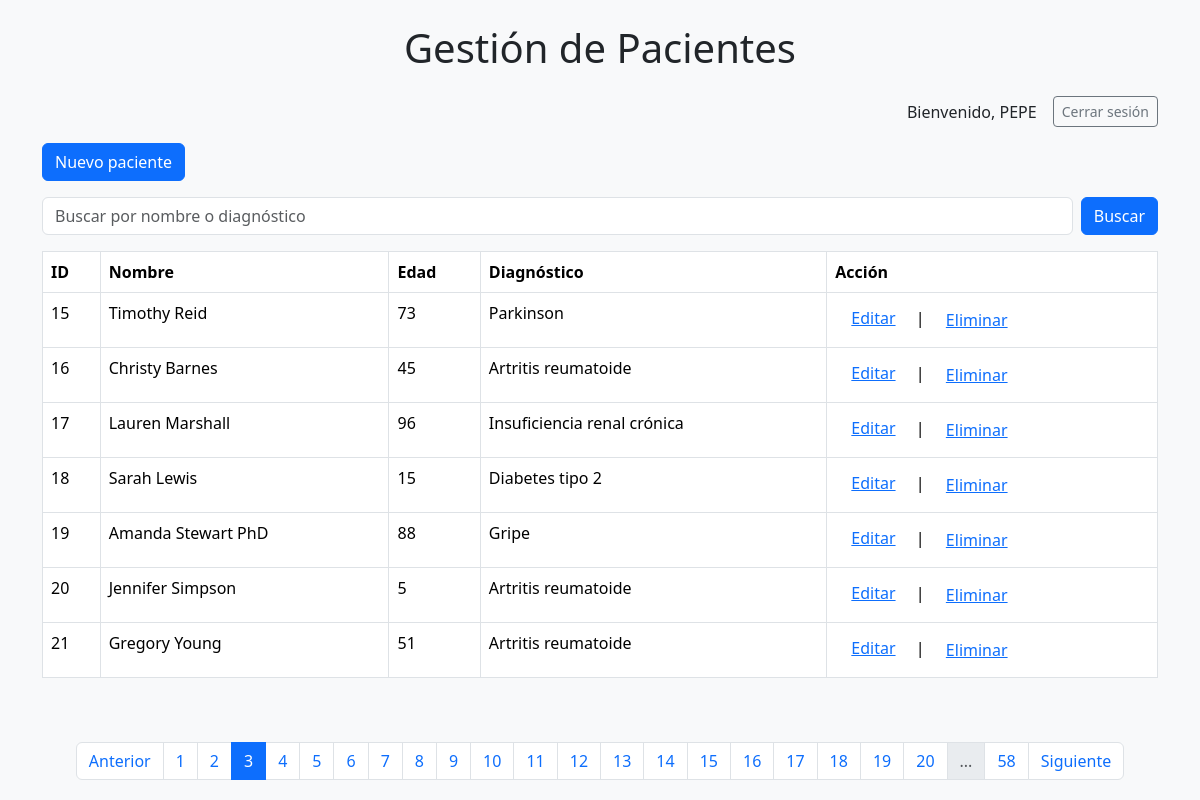
The page /?pagina=3&filtro= (signed in) on the database its author committed.
### tables this page shows
CREATE TABLE Pacientes (
            id INTEGER PRIMARY KEY AUTOINCREMENT,
            nombre TEXT NOT NULL,
            edad INTEGER NOT NULL,
            diagnostico TEXT NOT NULL
        );

### app.py (the view)
@app.route('/')
def index():
    filtro = request.args.get('filtro', '')
    pagina = int(request.args.get('pagina', 1))
    por_pagina = 7
    pacientes, total = db.obtener_pacientes(filtro=filtro, pagina=pagina, por_pagina=por_pagina)
    total_paginas = (total + por_pagina - 1) // por_pagina
    return render_template('index.html', pacientes=pacientes,
                           filtro=filtro,
                           pagina=pagina,
                           total_paginas=total_paginas)

### app.py (called while the page is built)
@app.before_request
def requerir_login():
    rutas_libres = ['login', 'registro', 'static']
    if request.endpoint not in rutas_libres and 'usuario' not in session:
        return redirect(url_for('login'))

### templates/index.html (shortened to what this page needs)
{% extends "base.html" %}
{% block content %}
<div class="d-flex justify-content-end align-items-center mb-3">
{% if session.get('usuario') %}
<span class="me-3">Bienvenido, {{session['usuario']}}</span>
<a href="{{ url_for('logout') }}" class="btn btn-outline-secondary btn-sm">Cerrar sesión</a>
{% endif %}
</div>
<a href="{{url_for('nuevo_paciente')}}" class="btn btn-primary mb-3">Nuevo paciente</a>
 <form action="{{ url_for('index')}}" method="get" class="mb-3 d-flex">
    <input type="text" name="filtro" class="form-control me-2" placeholder="Buscar por nombre o diagnóstico"  value = "{{filtro}}">
    <button type="submit" class="btn btn-primary">Buscar</button>
 </form>
<table class="table table-bordered">
    <thead>
        <tr>
            <th>ID</th>
            <th>Nombre</th>
            <th>Edad</th>
            <th>Diagnóstico</th>
            <th>Acción</th>
        </tr>
    </thead>
    <tbody>
        {% if pacientes %}
        {% for paciente in pacientes %}
        <tr>
            <td>{{ paciente[0] }}</td>
            <td>{{ paciente[1] }}</td>
            <td>{{ paciente[2] }}</td>
            <td>{{ paciente[3] }}</td>
            <td><a href="{{ url_for('editar_paciente', id=paciente[0]) }}" class="m-3">Editar</a>&nbsp;|&nbsp;
                <form action="{{ url_for('eliminar_paciente', id=paciente[0]) }}" method="post" style="display:inline;"
                    onsubmit="return confirm('¿Estás seguro de que deseas eliminar este paciente?');">
                    <button type="submit" class="btn btn-link">Eliminar</button>
                </form>
            </td>
        </tr>
        {% endfor %}
        {% else %}
        <tr>
            <td colspan="3">No hay pacientes disponibles.</td>
        </tr>
        {% endif %}
    </tbody>
</table>
<br><br>
<nav aria-label="Page navigation">
    <ul class="pagination justify-content-center">
         {% if pagina > 1 %}
        <li class="page-item">
            <a class="page-link" href="{{ url_for('index', pagina=pagina -1, filtro=filtro) }}">Anterior</a></li>
        {% endif %}
        {% set max_paginas_mostrar = 20 %}
        {% set mitad_rango = max_paginas_mostrar // 2 %}
        {% set inicio = pagina - mitad_rango if pagina - mitad_rango > 1 else 1 %}
        {% set fin = inicio + max_paginas_mostrar - 1 %}
        {% if fin > total_paginas %}
            {% set fin = total_paginas %}
            {% set inicio = fin - max_paginas_mostrar + 1 if fin - max_paginas_mostrar + 1 > 1 else 1 %}
        {% endif %}
        {% for p in range(inicio, fin + 1) %}
        <li class="page-item {% if p == pagina %}active{% endif %}">
            <a class="page-link" href="{{ url_for('index', pagina=p, filtro=filtro) }}">{{ p }}</a>
        </li>
        {% endfor %}
        {% if fin < total_paginas %}
        <li class="page-item disabled"><span class="page-link">...</span></li>
        <li class="page-item">
            <a class="page-link"
                href="{{ url_for('index', pagina=total_paginas, buscar=buscar, filtro=filtro) }}">
                {{ total_paginas }}</a>
        </li>
        {% endif %}
        {% if pagina < total_paginas %}
        <li class="page-item">
            <a class="page-link" href="{{ url_for('index', pagina=pagina+1, filtro=filtro) }}">Siguiente</a>
        </li>
        {% endif %}
    </ul>
</nav>
{% endblock %}

### rows shown on the page
Pacientes: id "15", nombre "Timothy Reid", edad "73", diagnostico "Parkinson"
Pacientes: id "16", nombre "Christy Barnes", edad "45", diagnostico "Artritis reumatoide"
Pacientes: id "17", nombre "Lauren Marshall", edad "96", diagnostico "Insuficiencia renal crónica"
Pacientes: id "18", nombre "Sarah Lewis", edad "15", diagnostico "Diabetes tipo 2"
Pacientes: id "19", nombre "Amanda Stewart PhD", edad "88", diagnostico "Gripe"
Pacientes: id "20", nombre "Jennifer Simpson", edad "5", diagnostico "Artritis reumatoide"
Pacientes: id "21", nombre "Gregory Young", edad "51", diagnostico "Artritis reumatoide"

### other values the page prints
{{ session['usuario'] }} "PEPE"
{{ p }} "1" "2" "3" "4" "5" "6" "7" "8" "9" "10" "11" "12" "13" "14" "15" "16" "17" "18" "19" "20"
{{ total_paginas }} "58"
